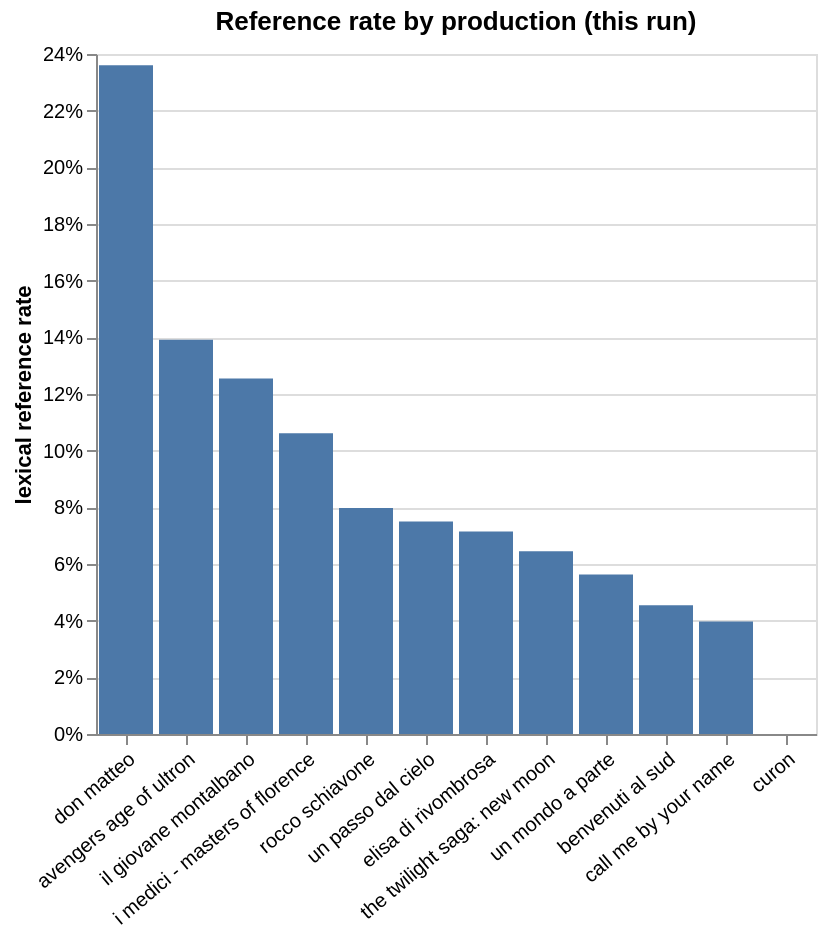

Source (Vega-Lite JSON):
### Vega-Lite specification from a JSON file in a GitHub repository (floating-point values rounded to 4 significant figures)
{"$schema": "https://vega.github.io/schema/vega-lite/v6.1.0.json", "config": {"view": {"continuousHeight": 300, "continuousWidth": 300}}, "data": {"name": "data-d14dace83ae7925484c8db0838f977c3"}, "datasets": {"data-d14dace83ae7925484c8db0838f977c3": [{"n_comments": 3370.0, "produzione": "avengers age of ultron", "ref_rate_lex": 0.1392}, {"n_comments": 286.0, "produzione": "benvenuti al sud", "ref_rate_lex": 0.04545}, {"n_comments": 2395.0, "produzione": "call me by your name", "ref_rate_lex": 0.03967}, {"n_comments": 367.0, "produzione": "curon", "ref_rate_lex": 0.0}, {"n_comments": 716.0, "produzione": "don matteo", "ref_rate_lex": 0.236}, {"n_comments": 462.0, "produzione": "elisa di rivombrosa", "ref_rate_lex": 0.07143}, {"n_comments": 2836.0, "produzione": "i medici - masters of florence", "ref_rate_lex": 0.1061}, {"n_comments": 486.0, "produzione": "il giovane montalbano", "ref_rate_lex": 0.1255}, {"n_comments": 376.0, "produzione": "rocco schiavone", "ref_rate_lex": 0.07979}, {"n_comments": 4343.0, "produzione": "the twilight saga: new moon", "ref_rate_lex": 0.06447}, {"n_comments": 391.0, "produzione": "un mondo a parte", "ref_rate_lex": 0.05627}, {"n_comments": 840.0, "produzione": "un passo dal cielo", "ref_rate_lex": 0.075}]}, "encoding": {"tooltip": [{"field": "produzione", "type": "nominal"}, {"field": "ref_rate_lex", "format": ".2%", "type": "quantitative"}, {"field": "n_comments", "type": "quantitative"}], "x": {"axis": {"labelAngle": -40}, "field": "produzione", "sort": ["don matteo", "avengers age of ultron", "il giovane montalbano", "i medici - masters of florence", "rocco schiavone", "un passo dal cielo", "elisa di rivombrosa", "the twilight saga: new moon", "un mondo a parte", "benvenuti al sud", "call me by your name", "curon"], "title": null, "type": "nominal"}, "y": {"axis": {"format": "%"}, "field": "ref_rate_lex", "title": "lexical reference rate", "type": "quantitative"}}, "height": 340, "mark": {"type": "bar"}, "title": "Reference rate by production (this run)", "width": {"step": 30}}
